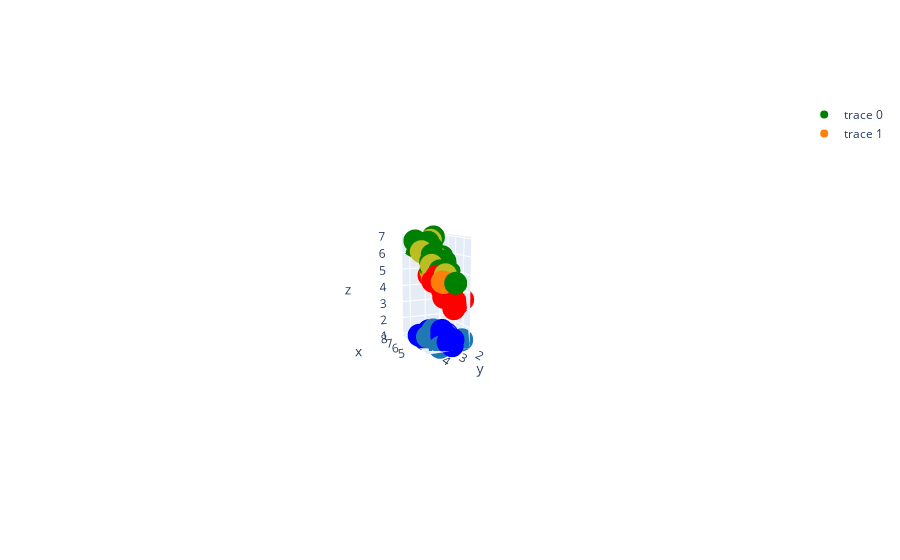

The notebook cell saved with this chart:
### Code cell
fig = go.Figure(data=[go.Scatter3d(x=X_train[:,0], y=X_train[:,1], z=X_train[:,2], mode="markers", marker = dict(color=list(map(SetColor, y_train))) ),
                      go.Scatter3d(x=X_test[:,0], y=X_test[:,1], z=X_test[:,2], mode="markers", marker = dict(color=list(map(SetColor2, knn.predict(X_test)))) )])
fig.show()

### Figure 1 — Plotly figure (JSON) as saved in the notebook; plotly's stock layout.template omitted (floating-point values rounded to 4 significant figures)
{"data": [{"marker": {"color": ["green", "blue", "green", "red", "green", "green", "blue", "green", "blue", "red", "blue", "green", "green", "green", "blue", "red", "green", "green", "green", "green", "blue", "red", "blue", "blue", "blue", "green", "red", "red", "blue", "red", "red", "blue", "green", "blue", "blue", "green", "red", "blue", "green", "green", "green", "red", "red", "red", "green", "red", "red", "green", "green", "blue", "blue", "green", "red", "red", "blue", "green", "red", "blue", "red", "red", "red", "red", "red", "green", "green", "red", "blue", "blue", "green", "blue", "green", "blue", "red", "blue", "blue", "green", "blue", "red", "red", "red", "blue", "green", "green", "red", "green", "blue", "green", "green", "green", "green", "green", "red", "green", "red", "red", "blue", "green", "blue", "red", "blue", "green", "blue", "blue", "blue", "blue"]}, "mode": "markers", "type": "scatter3d", "x": [6.9, 5.4, 7.1, 6.2, 6.4, 6, 5.4, 6.5, 4.8, 5.1, 4.4, 5.8, 6.7, 7.9, 5.1, 6, 7.2, 6.4, 7.7, 6, 5.4, 5.5, 4.8, 4.3, 5, 6.4, 5.2, 6.1, 4.4, 5.6, 6.1, 5.1, 6.2, 5, 5.2, 6.3, 5.5, 5.1, 6.3, 7.2, 6.4, 4.9, 5.7, 5, 6.7, 5.7, 6, 6.9, 6.1, 5, 5.5, 6.4, 7, 6.7, 5.1, 6.7, 5.6, 5.2, 6.3, 5.8, 5.9, 6.5, 6.1, 6.9, 6.7, 5.5, 4.6, 4.6, 5.7, 5, 7.6, 4.4, 6, 5.7, 4.7, 7.4, 4.8, 6.1, 5.7, 5.8, 4.9, 6.5, 7.3, 5.6, 6.1, 4.8, 7.7, 4.9, 5.9, 6.5, 6.3, 5, 7.7, 6.3, 5.6, 5.1, 5.8, 5.7, 6.8, 5.4, 5.8, 5.4, 5.3, 4.9, 4.6], "y": [3.2, 3.4, 3, 2.9, 2.7, 2.2, 3.7, 3, 3.4, 2.5, 3, 2.8, 3, 3.8, 3.7, 2.2, 3.2, 3.2, 3.8, 3, 3.9, 2.5, 3.4, 3, 3.6, 3.1, 2.7, 2.8, 3.2, 2.9, 2.9, 3.4, 2.8, 3.4, 3.4, 3.3, 2.6, 3.8, 2.5, 3, 2.8, 2.4, 2.8, 2, 3.3, 2.9, 3.4, 3.1, 3, 3, 4.2, 2.8, 3.2, 3, 3.5, 2.5, 3, 3.5, 2.3, 2.7, 3.2, 2.8, 2.8, 3.1, 3.1, 2.4, 3.4, 3.1, 2.5, 3.3, 3, 2.9, 2.7, 3.8, 3.2, 2.8, 3, 3, 3, 2.6, 3.1, 3, 2.9, 2.7, 2.6, 3, 3, 2.5, 3, 3.2, 3.4, 2.3, 2.6, 2.5, 2.5, 3.8, 2.7, 4.4, 2.8, 3.9, 2.7, 3.4, 3.7, 3, 3.2], "z": [5.7, 1.7, 5.9, 4.3, 5.3, 5, 1.5, 5.2, 1.6, 3, 1.3, 5.1, 5.2, 6.4, 1.5, 4, 6, 5.3, 6.7, 4.8, 1.3, 4, 1.9, 1.1, 1.4, 5.5, 3.9, 4, 1.3, 3.6, 4.7, 1.5, 4.8, 1.6, 1.4, 6, 4.4, 1.5, 5, 5.8, 5.6, 3.3, 4.5, 3.5, 5.7, 4.2, 4.5, 5.4, 4.9, 1.6, 1.4, 5.6, 4.7, 5, 1.4, 5.8, 4.1, 1.5, 4.4, 4.1, 4.8, 4.6, 4.7, 5.1, 5.6, 3.8, 1.4, 1.5, 5, 1.4, 6.6, 1.4, 5.1, 1.7, 1.3, 6.1, 1.4, 4.6, 4.2, 4, 1.5, 5.5, 6.3, 4.2, 5.6, 1.4, 6.1, 4.5, 5.1, 5.1, 5.6, 3.3, 6.9, 4.9, 3.9, 1.6, 5.1, 1.5, 4.8, 1.7, 5.1, 1.5, 1.5, 1.4, 1.4]}, {"marker": {"color": ["#ff7f0e", "#ff7f0e", "#1f77b4", "#bcbd22", "#ff7f0e", "#bcbd22", "#1f77b4", "#1f77b4", "#bcbd22", "#ff7f0e", "#bcbd22", "#1f77b4", "#1f77b4", "#ff7f0e", "#ff7f0e", "#1f77b4", "#ff7f0e", "#ff7f0e", "#ff7f0e", "#1f77b4", "#ff7f0e", "#ff7f0e", "#bcbd22", "#ff7f0e", "#ff7f0e", "#ff7f0e", "#bcbd22", "#bcbd22", "#1f77b4", "#1f77b4", "#1f77b4", "#ff7f0e", "#1f77b4", "#1f77b4", "#bcbd22", "#1f77b4", "#ff7f0e", "#1f77b4", "#bcbd22", "#bcbd22", "#bcbd22", "#ff7f0e", "#1f77b4", "#ff7f0e", "#1f77b4"]}, "mode": "markers", "type": "scatter3d", "x": [6.6, 5.6, 5.1, 7.2, 6.4, 6.9, 5.5, 5, 6.2, 6.7, 6.3, 4.7, 5, 6, 5.9, 5.2, 6.4, 6.3, 5.5, 5.1, 5.7, 6.6, 6.3, 5.7, 5.5, 6.3, 6.5, 6.8, 5.8, 4.6, 4.5, 6.7, 5, 4.9, 6.7, 4.9, 5.4, 5, 6.8, 7.7, 5.6, 6.2, 4.8, 5.8, 5.1], "y": [2.9, 3, 3.8, 3.6, 3.2, 3.1, 3.5, 3.5, 3.4, 3.1, 2.9, 3.2, 3.5, 2.9, 3, 4.1, 2.9, 2.7, 2.4, 3.3, 2.8, 3, 2.8, 2.6, 2.3, 3.3, 3, 3, 4, 3.6, 2.3, 3.1, 3.2, 3.1, 3.3, 3.6, 3, 3.4, 3.2, 2.8, 2.8, 2.2, 3.1, 2.7, 3.5], "z": [4.6, 4.5, 1.9, 6.1, 4.5, 4.9, 1.3, 1.6, 5.4, 4.7, 5.6, 1.6, 1.3, 4.5, 4.2, 1.5, 4.3, 4.9, 3.7, 1.7, 4.1, 4.4, 5.1, 3.5, 4, 4.7, 5.8, 5.5, 1.2, 1, 1.3, 4.4, 1.2, 1.5, 5.7, 1.4, 4.5, 1.5, 5.9, 6.7, 4.9, 4.5, 1.6, 3.9, 1.4]}], "layout": {"autosize": true, "scene": {"aspectmode": "auto", "aspectratio": {"x": 0.9709, "y": 0.6473, "z": 1.591}, "camera": {"center": {"x": 0, "y": 0, "z": 0}, "eye": {"x": -6.017, "y": 2.758, "z": 1.258}, "projection": {"type": "perspective"}, "up": {"x": 0, "y": 0, "z": 1}}}}}
